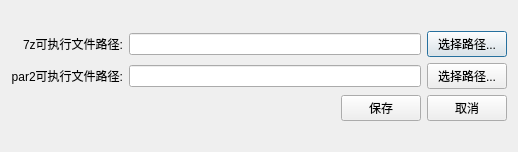
<?xml version="1.0" encoding="UTF-8"?>
<ui version="4.0">
 <class>PageForPathConfigurationSettings</class>
 <widget class="QDialog" name="PageForPathConfigurationSettings">
  <property name="geometry">
   <rect>
    <x>0</x>
    <y>0</y>
    <width>518</width>
    <height>152</height>
   </rect>
  </property>
  <property name="windowTitle">
   <string>可执行文件配置</string>
  </property>
  <layout class="QVBoxLayout" name="verticalLayout_2">
   <item>
    <layout class="QVBoxLayout" name="verticalLayout" stretch="5,0">
     <item>
      <layout class="QGridLayout" name="gridLayout">
       <item row="0" column="0">
        <widget class="QLabel" name="label">
         <property name="text">
          <string>7z可执行文件路径:</string>
         </property>
         <property name="alignment">
          <set>Qt::AlignRight|Qt::AlignTrailing|Qt::AlignVCenter</set>
         </property>
        </widget>
       </item>
       <item row="0" column="1">
        <widget class="QLineEdit" name="SevenZip_bin_path"/>
       </item>
       <item row="0" column="2">
        <widget class="QPushButton" name="select_7z_bin_file">
         <property name="text">
          <string>选择路径...</string>
         </property>
        </widget>
       </item>
       <item row="1" column="0">
        <widget class="QLabel" name="label_2">
         <property name="text">
          <string>par2可执行文件路径:</string>
         </property>
         <property name="alignment">
          <set>Qt::AlignRight|Qt::AlignTrailing|Qt::AlignVCenter</set>
         </property>
        </widget>
       </item>
       <item row="1" column="1">
        <widget class="QLineEdit" name="par2_bin_path"/>
       </item>
       <item row="1" column="2">
        <widget class="QPushButton" name="select_par2_bin_file">
         <property name="text">
          <string>选择路径...</string>
         </property>
        </widget>
       </item>
      </layout>
     </item>
     <item>
      <layout class="QHBoxLayout" name="horizontalLayout">
       <item>
        <spacer name="horizontalSpacer">
         <property name="orientation">
          <enum>Qt::Horizontal</enum>
         </property>
         <property name="sizeHint" stdset="0">
          <size>
           <width>40</width>
           <height>20</height>
          </size>
         </property>
        </spacer>
       </item>
       <item>
        <widget class="QPushButton" name="save">
         <property name="text">
          <string>保存</string>
         </property>
        </widget>
       </item>
       <item>
        <widget class="QPushButton" name="cancel">
         <property name="text">
          <string>取消</string>
         </property>
        </widget>
       </item>
      </layout>
     </item>
    </layout>
   </item>
  </layout>
 </widget>
 <resources/>
 <connections/>
</ui>
